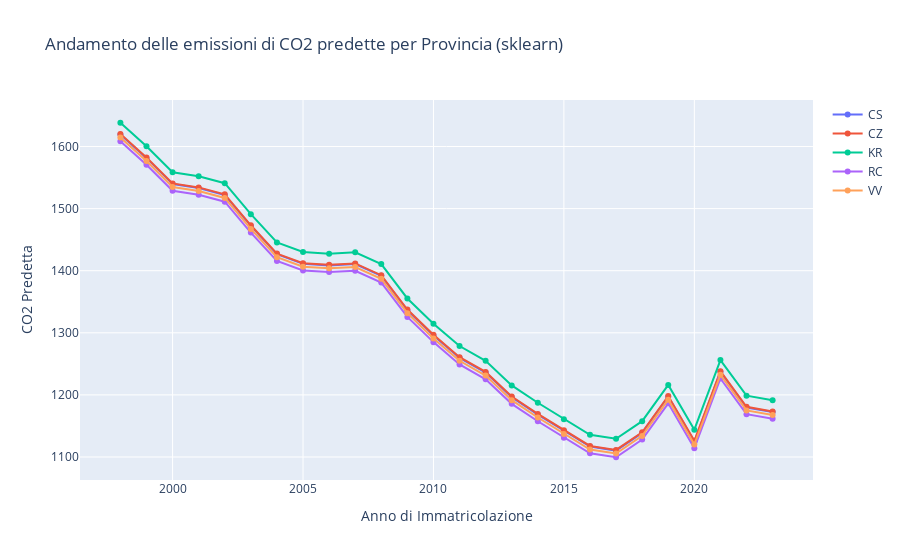

Notebook code for this chart:
### Code cell
pred_sk = model.predict(x_train)

df_train = df[df["anno_immatricolazione"] != 2024].copy()
df_train['predicted_co2'] = pred_sk

grouped_pred_sk = df_train.groupby(['prov_residenza', 'anno_immatricolazione'])['predicted_co2'].mean().reset_index()


fig_sklearn = go.Figure()
for prov in grouped_pred_sk['prov_residenza'].unique():
    df_prov = grouped_pred_sk[grouped_pred_sk['prov_residenza'] == prov]
    fig_sklearn.add_trace(go.Scatter(
        x=df_prov['anno_immatricolazione'],
        y=df_prov['predicted_co2'],
        mode='lines+markers',
        name=prov
    ))

fig_sklearn.update_layout(
    title="Andamento delle emissioni di CO2 predette per Provincia (sklearn)",
    xaxis_title="Anno di Immatricolazione",
    yaxis_title="CO2 Predetta"
)
fig_sklearn.show()

### Figure 1 — Plotly figure (JSON) as saved in the notebook; plotly's stock layout.template omitted (floating-point values rounded to 4 significant figures)
{"data": [{"mode": "lines+markers", "name": "CS", "type": "scatter", "x": [1998, 1999, 2000, 2001, 2002, 2003, 2004, 2005, 2006, 2007, 2008, 2009, 2010, 2011, 2012, 2013, 2014, 2015, 2016, 2017, 2018, 2019, 2020, 2021, 2022, 2023], "y": [1619.0, 1581.0, 1539.0, 1533.0, 1522.0, 1472.0, 1426.0, 1411.0, 1408.0, 1411.0, 1392.0, 1336.0, 1296.0, 1260.0, 1236.0, 1196.0, 1168.0, 1142.0, 1117.0, 1110.0, 1139.0, 1197.0, 1125.0, 1237.0, 1180.0, 1172.0]}, {"mode": "lines+markers", "name": "CZ", "type": "scatter", "x": [1998, 1999, 2000, 2001, 2002, 2003, 2004, 2005, 2006, 2007, 2008, 2009, 2010, 2011, 2012, 2013, 2014, 2015, 2016, 2017, 2018, 2019, 2020, 2021, 2022, 2023], "y": [1620.0, 1582.0, 1541.0, 1534.0, 1523.0, 1473.0, 1428.0, 1412.0, 1410.0, 1412.0, 1393.0, 1337.0, 1297.0, 1261.0, 1237.0, 1197.0, 1169.0, 1143.0, 1118.0, 1111.0, 1140.0, 1198.0, 1126.0, 1238.0, 1181.0, 1173.0]}, {"mode": "lines+markers", "name": "KR", "type": "scatter", "x": [1998, 1999, 2000, 2001, 2002, 2003, 2004, 2005, 2006, 2007, 2008, 2009, 2010, 2011, 2012, 2013, 2014, 2015, 2016, 2017, 2018, 2019, 2020, 2021, 2022, 2023], "y": [1638.0, 1600.0, 1558.0, 1552.0, 1541.0, 1491.0, 1445.0, 1430.0, 1427.0, 1430.0, 1411.0, 1355.0, 1315.0, 1279.0, 1255.0, 1215.0, 1187.0, 1161.0, 1136.0, 1129.0, 1158.0, 1216.0, 1144.0, 1256.0, 1199.0, 1191.0]}, {"mode": "lines+markers", "name": "RC", "type": "scatter", "x": [1998, 1999, 2000, 2001, 2002, 2003, 2004, 2005, 2006, 2007, 2008, 2009, 2010, 2011, 2012, 2013, 2014, 2015, 2016, 2017, 2018, 2019, 2020, 2021, 2022, 2023], "y": [1609.0, 1571.0, 1529.0, 1522.0, 1511.0, 1461.0, 1416.0, 1400.0, 1398.0, 1400.0, 1381.0, 1326.0, 1285.0, 1249.0, 1225.0, 1186.0, 1158.0, 1131.0, 1106.0, 1100.0, 1128.0, 1186.0, 1114.0, 1226.0, 1169.0, 1162.0]}, {"mode": "lines+markers", "name": "VV", "type": "scatter", "x": [1998, 1999, 2000, 2001, 2002, 2003, 2004, 2005, 2006, 2007, 2008, 2009, 2010, 2011, 2012, 2013, 2014, 2015, 2016, 2017, 2018, 2019, 2020, 2021, 2022, 2023], "y": [1615.0, 1577.0, 1535.0, 1528.0, 1517.0, 1467.0, 1422.0, 1406.0, 1404.0, 1406.0, 1387.0, 1332.0, 1291.0, 1255.0, 1231.0, 1192.0, 1164.0, 1137.0, 1112.0, 1106.0, 1134.0, 1192.0, 1120.0, 1232.0, 1175.0, 1168.0]}], "layout": {"title": {"text": "Andamento delle emissioni di CO2 predette per Provincia (sklearn)"}, "xaxis": {"title": {"text": "Anno di Immatricolazione"}}, "yaxis": {"title": {"text": "CO2 Predetta"}}}}
